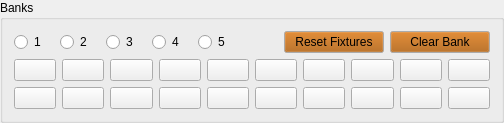
     <widget class="QGroupBox" name="groupBox">
      <property name="sizePolicy">
       <sizepolicy hsizetype="Preferred" vsizetype="Minimum">
        <horstretch>0</horstretch>
        <verstretch>0</verstretch>
       </sizepolicy>
      </property>
      <property name="minimumSize">
       <size>
        <width>0</width>
        <height>0</height>
       </size>
      </property>
      <property name="title">
       <string>Banks</string>
      </property>
      <layout class="QVBoxLayout" name="verticalLayout_26">
       <item>
        <layout class="QHBoxLayout" name="horizontalLayout_3">
         <item>
          <widget class="QRadioButton" name="m_pBankSelector_1">
           <property name="minimumSize">
            <size>
             <width>40</width>
             <height>0</height>
            </size>
           </property>
           <property name="text">
            <string>1</string>
           </property>
          </widget>
         </item>
         <item>
          <widget class="QRadioButton" name="m_pBankSelector_2">
           <property name="minimumSize">
            <size>
             <width>40</width>
             <height>0</height>
            </size>
           </property>
           <property name="text">
            <string>2</string>
           </property>
          </widget>
         </item>
         <item>
          <widget class="QRadioButton" name="m_pBankSelector_3">
           <property name="minimumSize">
            <size>
             <width>40</width>
             <height>0</height>
            </size>
           </property>
           <property name="text">
            <string>3</string>
           </property>
          </widget>
         </item>
         <item>
          <widget class="QRadioButton" name="m_pBankSelector_4">
           <property name="minimumSize">
            <size>
             <width>40</width>
             <height>0</height>
            </size>
           </property>
           <property name="text">
            <string>4</string>
           </property>
          </widget>
         </item>
         <item>
          <widget class="QRadioButton" name="m_pBankSelector_5">
           <property name="minimumSize">
            <size>
             <width>40</width>
             <height>0</height>
            </size>
           </property>
           <property name="text">
            <string>5</string>
           </property>
          </widget>
         </item>
         <item>
          <spacer name="horizontalSpacer_3">
           <property name="orientation">
            <enum>Qt::Orientation::Horizontal</enum>
           </property>
           <property name="sizeHint" stdset="0">
            <size>
             <width>40</width>
             <height>20</height>
            </size>
           </property>
          </spacer>
         </item>
         <item>
          <widget class="QPushButton" name="m_pResetFixtures">
           <property name="minimumSize">
            <size>
             <width>100</width>
             <height>0</height>
            </size>
           </property>
           <property name="maximumSize">
            <size>
             <width>100</width>
             <height>16777215</height>
            </size>
           </property>
           <property name="palette">
            <palette>
             <active>
              <colorrole role="Button">
               <brush brushstyle="SolidPattern">
                <color alpha="255">
                 <red>170</red>
                 <green>85</green>
                 <blue>0</blue>
                </color>
               </brush>
              </colorrole>
             </active>
             <inactive>
              <colorrole role="Button">
               <brush brushstyle="SolidPattern">
                <color alpha="255">
                 <red>170</red>
                 <green>85</green>
                 <blue>0</blue>
                </color>
               </brush>
              </colorrole>
             </inactive>
             <disabled>
              <colorrole role="Button">
               <brush brushstyle="SolidPattern">
                <color alpha="255">
                 <red>170</red>
                 <green>85</green>
                 <blue>0</blue>
                </color>
               </brush>
              </colorrole>
             </disabled>
            </palette>
           </property>
           <property name="text">
            <string>Reset Fixtures</string>
           </property>
          </widget>
         </item>
         <item>
          <widget class="QPushButton" name="m_pClearBank">
           <property name="minimumSize">
            <size>
             <width>100</width>
             <height>0</height>
            </size>
           </property>
           <property name="maximumSize">
            <size>
             <width>100</width>
             <height>16777215</height>
            </size>
           </property>
           <property name="palette">
            <palette>
             <active>
              <colorrole role="Button">
               <brush brushstyle="SolidPattern">
                <color alpha="255">
                 <red>170</red>
                 <green>85</green>
                 <blue>0</blue>
                </color>
               </brush>
              </colorrole>
             </active>
             <inactive>
              <colorrole role="Button">
               <brush brushstyle="SolidPattern">
                <color alpha="255">
                 <red>170</red>
                 <green>85</green>
                 <blue>0</blue>
                </color>
               </brush>
              </colorrole>
             </inactive>
             <disabled>
              <colorrole role="Button">
               <brush brushstyle="SolidPattern">
                <color alpha="255">
                 <red>170</red>
                 <green>85</green>
                 <blue>0</blue>
                </color>
               </brush>
              </colorrole>
             </disabled>
            </palette>
           </property>
           <property name="text">
            <string>Clear Bank</string>
           </property>
          </widget>
         </item>
        </layout>
       </item>
       <item>
        <layout class="QHBoxLayout" name="horizontalLayout_4">
         <item>
          <widget class="BankButton" name="m_pBankBtn_1">
           <property name="minimumSize">
            <size>
             <width>0</width>
             <height>0</height>
            </size>
           </property>
           <property name="maximumSize">
            <size>
             <width>16777215</width>
             <height>16777215</height>
            </size>
           </property>
           <property name="text">
            <string/>
           </property>
          </widget>
         </item>
         <item>
          <widget class="BankButton" name="m_pBankBtn_2">
           <property name="minimumSize">
            <size>
             <width>0</width>
             <height>0</height>
            </size>
           </property>
           <property name="maximumSize">
            <size>
             <width>16777215</width>
             <height>16777215</height>
            </size>
           </property>
           <property name="text">
            <string/>
           </property>
          </widget>
         </item>
         <item>
          <widget class="BankButton" name="m_pBankBtn_3">
           <property name="minimumSize">
            <size>
             <width>0</width>
             <height>0</height>
            </size>
           </property>
           <property name="maximumSize">
            <size>
             <width>16777215</width>
             <height>16777215</height>
            </size>
           </property>
           <property name="text">
            <string/>
           </property>
          </widget>
         </item>
         <item>
          <widget class="BankButton" name="m_pBankBtn_4">
           <property name="minimumSize">
            <size>
             <width>0</width>
             <height>0</height>
            </size>
           </property>
           <property name="maximumSize">
            <size>
             <width>16777215</width>
             <height>16777215</height>
            </size>
           </property>
           <property name="text">
            <string/>
           </property>
          </widget>
         </item>
         <item>
          <widget class="BankButton" name="m_pBankBtn_5">
           <property name="minimumSize">
            <size>
             <width>0</width>
             <height>0</height>
            </size>
           </property>
           <property name="maximumSize">
            <size>
             <width>16777215</width>
             <height>16777215</height>
            </size>
           </property>
           <property name="text">
            <string/>
           </property>
          </widget>
         </item>
         <item>
          <widget class="BankButton" name="m_pBankBtn_6">
           <property name="minimumSize">
            <size>
             <width>0</width>
             <height>0</height>
            </size>
           </property>
           <property name="maximumSize">
            <size>
             <width>16777215</width>
             <height>16777215</height>
            </size>
           </property>
           <property name="text">
            <string/>
           </property>
          </widget>
         </item>
         <item>
          <widget class="BankButton" name="m_pBankBtn_7">
           <property name="minimumSize">
            <size>
             <width>0</width>
             <height>0</height>
            </size>
           </property>
           <property name="maximumSize">
            <size>
             <width>16777215</width>
             <height>16777215</height>
            </size>
           </property>
           <property name="text">
            <string/>
           </property>
          </widget>
         </item>
         <item>
          <widget class="BankButton" name="m_pBankBtn_8">
           <property name="minimumSize">
            <size>
             <width>0</width>
             <height>0</height>
            </size>
           </property>
           <property name="maximumSize">
            <size>
             <width>16777215</width>
             <height>16777215</height>
            </size>
           </property>
           <property name="text">
            <string/>
           </property>
          </widget>
         </item>
         <item>
          <widget class="BankButton" name="m_pBankBtn_9">
           <property name="minimumSize">
            <size>
             <width>0</width>
             <height>0</height>
            </size>
           </property>
           <property name="maximumSize">
            <size>
             <width>16777215</width>
             <height>16777215</height>
            </size>
           </property>
           <property name="text">
            <string/>
           </property>
          </widget>
         </item>
         <item>
          <widget class="BankButton" name="m_pBankBtn_10">
           <property name="minimumSize">
            <size>
             <width>0</width>
             <height>0</height>
            </size>
           </property>
           <property name="maximumSize">
            <size>
             <width>16777215</width>
             <height>16777215</height>
            </size>
           </property>
           <property name="text">
            <string/>
           </property>
          </widget>
         </item>
        </layout>
       </item>
       <item>
        <layout class="QHBoxLayout" name="horizontalLayout_13">
         <item>
          <widget class="BankButton" name="m_pBankBtn_11">
           <property name="minimumSize">
            <size>
             <width>0</width>
             <height>0</height>
            </size>
           </property>
           <property name="maximumSize">
            <size>
             <width>16777215</width>
             <height>16777215</height>
            </size>
           </property>
           <property name="text">
            <string/>
           </property>
          </widget>
         </item>
         <item>
          <widget class="BankButton" name="m_pBankBtn_12">
           <property name="minimumSize">
            <size>
             <width>0</width>
             <height>0</height>
            </size>
           </property>
           <property name="maximumSize">
            <size>
             <width>16777215</width>
             <height>16777215</height>
            </size>
           </property>
           <property name="text">
            <string/>
           </property>
          </widget>
         </item>
         <item>
          <widget class="BankButton" name="m_pBankBtn_13">
           <property name="minimumSize">
            <size>
             <width>0</width>
             <height>0</height>
            </size>
           </property>
           <property name="maximumSize">
            <size>
             <width>16777215</width>
             <height>16777215</height>
            </size>
           </property>
           <property name="text">
            <string/>
           </property>
          </widget>
         </item>
         <item>
          <widget class="BankButton" name="m_pBankBtn_14">
           <property name="minimumSize">
            <size>
             <width>0</width>
             <height>0</height>
            </size>
           </property>
           <property name="maximumSize">
            <size>
             <width>16777215</width>
             <height>16777215</height>
            </size>
           </property>
           <property name="text">
            <string/>
           </property>
          </widget>
         </item>
         <item>
          <widget class="BankButton" name="m_pBankBtn_15">
           <property name="minimumSize">
            <size>
             <width>0</width>
             <height>0</height>
            </size>
           </property>
           <property name="maximumSize">
            <size>
             <width>16777215</width>
             <height>16777215</height>
            </size>
           </property>
           <property name="text">
            <string/>
           </property>
          </widget>
         </item>
         <item>
          <widget class="BankButton" name="m_pBankBtn_16">
           <property name="minimumSize">
            <size>
             <width>0</width>
             <height>0</height>
            </size>
           </property>
           <property name="maximumSize">
            <size>
             <width>16777215</width>
             <height>16777215</height>
            </size>
           </property>
           <property name="text">
            <string/>
           </property>
          </widget>
         </item>
         <item>
          <widget class="BankButton" name="m_pBankBtn_17">
           <property name="minimumSize">
            <size>
             <width>0</width>
             <height>0</height>
            </size>
           </property>
           <property name="maximumSize">
            <size>
             <width>16777215</width>
             <height>16777215</height>
            </size>
           </property>
           <property name="text">
            <string/>
           </property>
          </widget>
         </item>
         <item>
          <widget class="BankButton" name="m_pBankBtn_18">
           <property name="minimumSize">
            <size>
             <width>0</width>
             <height>0</height>
            </size>
           </property>
           <property name="maximumSize">
            <size>
             <width>16777215</width>
             <height>16777215</height>
            </size>
           </property>
           <property name="text">
            <string/>
           </property>
          </widget>
         </item>
         <item>
          <widget class="BankButton" name="m_pBankBtn_19">
           <property name="minimumSize">
            <size>
             <width>0</width>
             <height>0</height>
            </size>
           </property>
           <property name="maximumSize">
            <size>
             <width>16777215</width>
             <height>16777215</height>
            </size>
           </property>
           <property name="text">
            <string/>
           </property>
          </widget>
         </item>
         <item>
          <widget class="BankButton" name="m_pBankBtn_20">
           <property name="minimumSize">
            <size>
             <width>0</width>
             <height>0</height>
            </size>
           </property>
           <property name="maximumSize">
            <size>
             <width>16777215</width>
             <height>16777215</height>
            </size>
           </property>
           <property name="text">
            <string/>
           </property>
          </widget>
         </item>
        </layout>
       </item>
      </layout>
     </widget>
